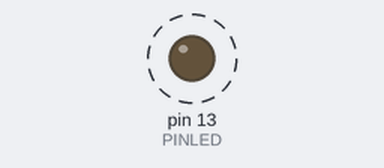
The sketch below on a simulated Arduino Uno, built with avr-gcc and run on an emulated ATmega328P. On the bench: output pins drawn as LEDs (lit = HIGH). Dashed ring = blinking. What the sketch prints to the serial monitor is not drawn.

Above: at 0.4 s.
Timing chart, 0 to 3.0 s (numbered marks = the images above):
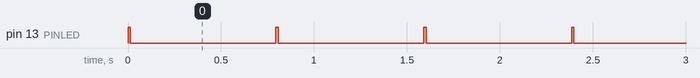

The sketch:

freertos.ino
```cpp
#include <Arduino_FreeRTOS.h>
#include <task.h>

#define PINLED 13

TaskHandle_t hTaskPrint = NULL;

void task_blink(void *params);
void task_print(void *params);

void setup() {
  Serial.begin(9600);
  pinMode(PINLED, OUTPUT);
  BaseType_t rc = xTaskCreate(task_blink, "blink", 128, NULL, 3, NULL);
  if (rc != pdPASS) {
    Serial.println("fail");
    delay(1000);
    exit(0);
  }
  rc = xTaskCreate(task_print, "print", 128, NULL, 2, &hTaskPrint);
  if (rc != pdPASS) {
    Serial.println("fail2");
    delay(1000);
    exit(0);
  }
}

void loop() {
  // empty
  //delay(60000);
  //vTaskDelete(hTaskPrint);
  //delay(60000);
}

void task_blink(void *params) {
  (void) params;
  TickType_t period = 800 / portTICK_PERIOD_MS;
  TickType_t xLastWakeTime = xTaskGetTickCount();
  for (;;) {
    digitalWrite(PINLED, HIGH);
    for (volatile uint32_t i = 0; i < 5530; i++) {}
    //vTaskDelay(3000 / portTICK_PERIOD_MS);
    digitalWrite(PINLED, LOW);
    for (volatile uint32_t i = 0; i < 5530; i++) {}
    //vTaskDelay(500 / portTICK_PERIOD_MS);
    vTaskDelayUntil(&xLastWakeTime, period);
  }
}

void task_print(void *params) {
  (void) params;
  TickType_t period = 500 / portTICK_PERIOD_MS;
  TickType_t xLastWakeTime = xTaskGetTickCount();
  for (;;) {
    Serial.print(xTaskGetTickCount());
    Serial.print('\n');
    //delay(400);
    vTaskDelayUntil(&xLastWakeTime, period);
    //vTaskDelay(1000 / portTICK_PERIOD_MS);
  }
}
```

Measured:
- by itself, pin 13 (PINLED): alternates HIGH for 0.01 s and LOW for 0.78 s
